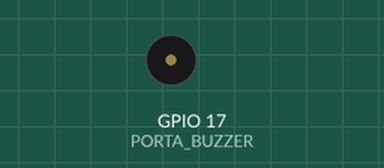
Recording of a sketch running on a simulated ESP32. On the bench: buzzer (waves = sounding).

Above: at 0.05 s.
At 12.8 s:
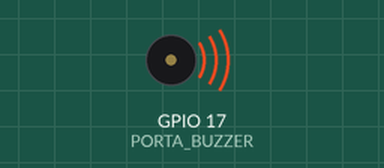
Timing chart, 0 to 33.3 s (numbered marks = the images above):
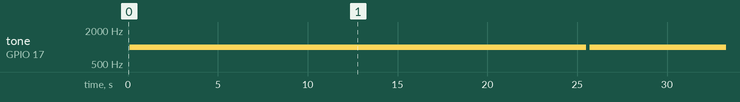

The sketch:

BuzzerESP32FreeRTOS.ino
```cpp
// Definir porta do Buzzer
const int  PORTA_BUZZER = GPIO_NUM_17;
// Definir frequência de 1 kHZ
int freq = 1000;
int  resolucao = 8;
int  canalBuzzer = 0;
// Valor de 8 bits que vai de 0 a 255
uint8_t valorBuzzer = 0;
// declarar protótipo da tarefa da buzina
static void mudaBuzzer(void * );

// Usaremos rotina LEDC para ligar o buzzer
void setup() {

  ledcSetup(canalBuzzer, freq, resolucao);
  ledcAttachPin(PORTA_BUZZER, canalBuzzer);
// declarar tarefa que irá mudar o valor sonoro da Buzina
  xTaskCreate(mudaBuzzer, "mudaBuzzer", 4096,   NULL, 1, NULL);
}

void loop() {


}

// Tarefa da buzina
static void mudaBuzzer(void *){

  while(1){
	 // Com resolução de 8 Bits resulta valores de escrita entre 0 e 255
	  ledcWrite(canalBuzzer, valorBuzzer);
	  // Quando o valor maior que 255, ele estoura e volta para 0
	  valorBuzzer ++;
    vTaskDelay(100 / portTICK_PERIOD_MS);
  }
}
```

Measured:
- by itself, tone on GPIO 17 (PORTA_BUZZER): alternates 1000 Hz for 25.4 s and silent for 0.20 s
